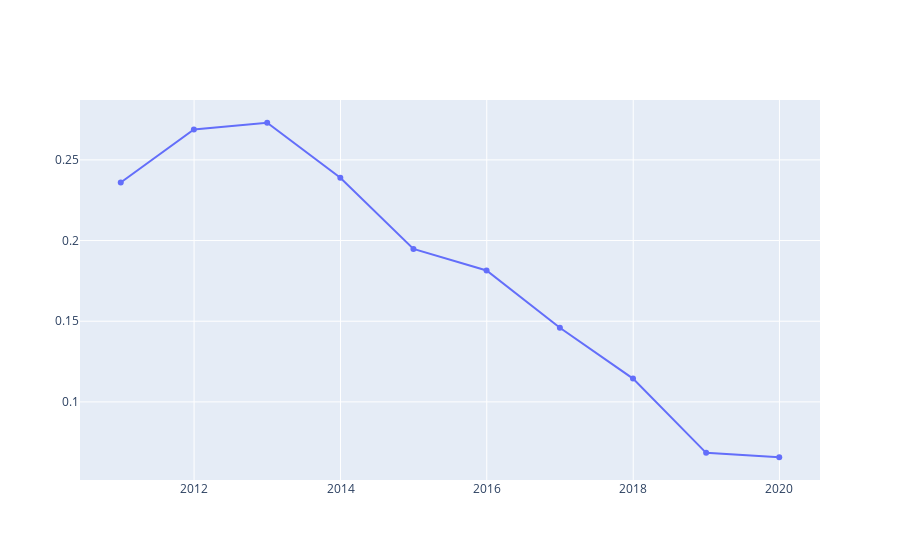

Source (notebook cell):
### Code cell
fig = go.Figure()
fig.add_trace(go.Scatter(x=data_df.index, y=data_df['debts_yx']/ data_df['total_assets'],name='有息负债率'))
fig.show()

### Figure 1 — Plotly figure (JSON) as saved in the notebook; plotly's stock layout.template omitted (floating-point values rounded to 4 significant figures)
{"data": [{"name": "有息负债率", "type": "scatter", "x": ["2010-12-31", "2011-12-31", "2012-12-31", "2013-12-31", "2014-12-31", "2015-12-31", "2016-12-31", "2017-12-31", "2018-12-31", "2019-12-31"], "y": [0.236, 0.2688, 0.273, 0.239, 0.1948, 0.1814, 0.1459, 0.1144, 0.06843, 0.0657]}], "layout": {}}
